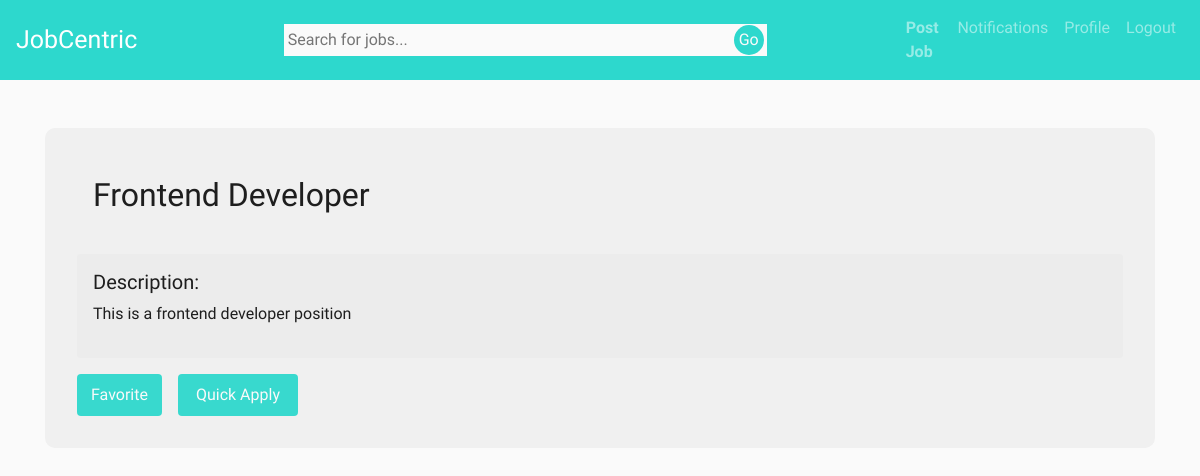
/listing/6/ (signed in), run on the app's committed database.
### job/models.py (models this page shows, shortened)
class Listing(models.Model):
    user = models.ForeignKey(User, on_delete=models.CASCADE, related_name="listing_user", default=0)
    applicants = models.ManyToManyField(User, symmetrical=False, related_name="listing_applicants")
    accepted_apps = models.ManyToManyField(User, symmetrical=False, related_name="progress")
    interviewing_apps = models.ManyToManyField(User, symmetrical=False, related_name="interviewing")
    denied_apps = models.ManyToManyField(User, symmetrical=False, related_name="denied")
    favorited_by = models.ManyToManyField(User, symmetrical=False, related_name="favorited_by")
    title = models.CharField(max_length=300)
    description = models.TextField(max_length=1500)
    location = models.CharField(max_length=150)
    job_type = models.CharField(choices=JOB_TYPE, max_length=1)
    category = models.CharField(choices=CATEGORY_TYPE, max_length=1, blank=True)
    compensation = models.CharField(choices=SALARY_TYPE, max_length=2)
    post_date = models.DateField(default=datetime.now().strftime("%Y-%m-%d"))
    is_open = models.BooleanField(default=True)

### job/views.py (the view, shortened to what this page needs)
class listing_detail_view(LoginRequiredMixin, View):
    def get(self, request, *args, **kwargs):
        template = 'listing_detail.html'
        user = request.user
        listing_id = kwargs['listing_id']
        listing = Listing.objects.get(id=listing_id)
        if not user in listing.applicants.all():
            print("line 19 should work")
            print(user, listing.applicants)
        context = {
            'listing': listing,
            'user': user
        }
        return render(request, template, context)

### user/models.py (called while the page is built)
    def __str__(self):
        return self.name

### templates/listing_detail.html (shortened to what this page needs)
</div>{% extends 'base_template.html' %}{% block content %}
<br />
<div class="listing__container">
  <div class="listing__header">
    <h2 id="header">{{listing.title}}</h2>
  </div>
  <div class="listing-hero__container">
    <h5>Description:</h5>
    <p>{{listing.description}}</p>
  </div>
  <div class="listing-buttons__container">
    <button type="submit" id="favorite_button">
      <a href="/favorite/{{listing.id}}/">{% if user in listing.favorited_by.all %}Unfavorite{% else %}Favorite{% endif %}</a>
  </button>
  {% if not user in listing.applicants.all %}
    <form id="listing-quick-apply" method="post" action="">
      <button type="submit" id=listing__button>
      Quick Apply
      </button>
    </form>
      {% endif %}
    </div>
  </div>
 {% endblock %}

### static/index.css (style rules this page uses)
html, body { padding: none; margin: none; box-sizing: border-box; }
:root { --font-stack: "Raleway", sans-serif; --light-fontWeight: 100; --heavy-fontWeight: 400; --font-logo: "Montseratt", sans-serif; --background-color: rgb(240, 240, 240); --light-color: #2dd8cd; --darker-color: #2dd8cdf0; --offWhite: rgb(250, 250, 250); --offBlack: rgb(30, 30, 30); --card-padding: 2rem; --card-subContainer-borderRadius: 3px; --card-subContainer-padding: 1rem; --card-marginTop: 1.5rem; --container-borderRadius: 10px; --button-boxShadow: 0px 5px 10px var(--light-color); --button-transition: all 0.2s ease; --button-marginTop: 1rem; --button-padding: 0.5rem; }
h1, h2, h3, h4, h5, h6, p { font-family: var(--font-stack); font-weight: var(--light-fontWeight); color: var(--offBlack); }
a { font-family: var(--font-stack); font-weight: var(--heavy-fontWeight); cursor: pointer; }

### static/listing.css (style rules this page uses)
.listing__container { background-color: var(--background-color); padding: var(--card-padding); margin-top: 1.5rem; border-radius: 10px; position: relative; }
.listing__header { display: flex; flex-direction: column; align-items: flex-start; padding: 1rem; }
.listing__header h2 { font-weight: var(--heavyFontwieght); }
.listing-hero__container { margin-top: 1rem; padding: 1rem; border-radius: 3px; background-color: rgba(230, 230, 230, 0.4); }
#listing__button, #favorite_button { margin-top: 1rem; transition: var(--button-transition); border: none; background: var(--darker-color); border-radius: 4px; cursor: pointer; }
#listing__button { padding: none; height: 42px; width: 120px; color: var(--offWhite); margin-left: 1rem; }
#listing__button a, #favorite_button a { outline: none; color: rgb(250, 250, 250); display: inline-block; position: relative; z-index: 1; margin: 0; padding: var(--button-padding); }
#listing-quick-apply { display: inline-block; }
#listing-quick-apply button { z-index: 999; }
.listing-buttons__container { display: flex; height: 58px; width: 20%; }

### static/createListing.css (style rules this page uses)
form { display: flex; flex-direction: column; font-family: var(--font-stack); width: 100%; }

### static/auth.css (style rules this page uses)
form { display: flex; flex-direction: column; font-family: var(--font-stack); width: 100%; }

### data on the page
Listing: title "Frontend Developer", description "This is a frontend developer position"
